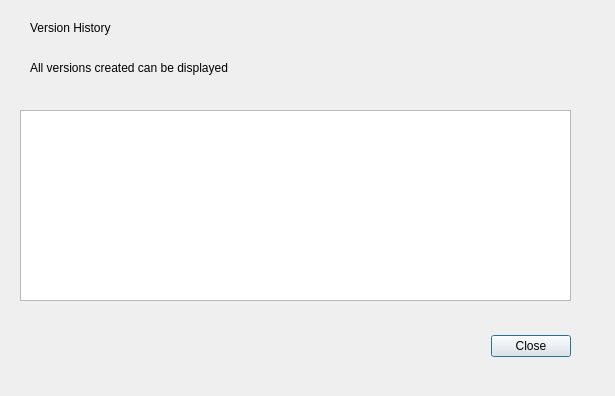
<?xml version="1.0" encoding="UTF-8"?>
<ui version="4.0">
 <class>VersionHistory</class>
 <widget class="QDialog" name="VersionHistory">
  <property name="geometry">
   <rect>
    <x>0</x>
    <y>0</y>
    <width>615</width>
    <height>396</height>
   </rect>
  </property>
  <property name="windowTitle">
   <string>Dialog</string>
  </property>
  <widget class="QWidget" name="horizontalLayoutWidget">
   <property name="geometry">
    <rect>
     <x>30</x>
     <y>330</y>
     <width>541</width>
     <height>32</height>
    </rect>
   </property>
   <layout class="QHBoxLayout" name="horizontalLayout">
    <item>
     <spacer name="horizontalSpacer">
      <property name="orientation">
       <enum>Qt::Orientation::Horizontal</enum>
      </property>
      <property name="sizeHint" stdset="0">
       <size>
        <width>40</width>
        <height>20</height>
       </size>
      </property>
     </spacer>
    </item>
    <item>
     <widget class="QPushButton" name="closeButton">
      <property name="text">
       <string>Close</string>
      </property>
     </widget>
    </item>
   </layout>
  </widget>
  <widget class="QLabel" name="title">
   <property name="geometry">
    <rect>
     <x>30</x>
     <y>20</y>
     <width>101</width>
     <height>16</height>
    </rect>
   </property>
   <property name="text">
    <string>Version History</string>
   </property>
  </widget>
  <widget class="QLabel" name="description">
   <property name="geometry">
    <rect>
     <x>30</x>
     <y>60</y>
     <width>231</width>
     <height>16</height>
    </rect>
   </property>
   <property name="text">
    <string>All versions created can be displayed</string>
   </property>
  </widget>
  <widget class="QListWidget" name="listWidget">
   <property name="geometry">
    <rect>
     <x>20</x>
     <y>110</y>
     <width>551</width>
     <height>191</height>
    </rect>
   </property>
  </widget>
 </widget>
 <resources/>
 <connections/>
</ui>
